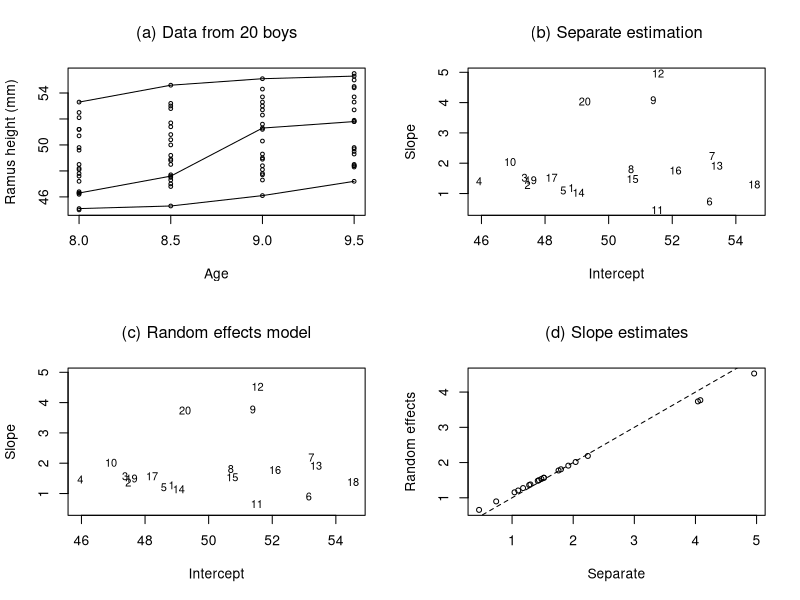

Generate this figure with R:
# Section 17.7: growth curve analysis

x<- matrix(scan('ramus.dat'),byrow=T,ncol=5)
  x<- x[,2:5]
  xm <- apply(x,1,mean)
  ord<- order(xm)   # order of the means
  n<- nrow(x)
age<- seq(8,by=.5,len=4)

par(mfrow=c(2,2))
plot(rep(age,rep(n,4)),c(x),type='n',xlab='Age',ylab='Ramus height (mm)')
  points(rep(age,rep(n,4)),c(x),cex=.6)
  for (i in c(1,n/2,n))
     {    lines(age,x[ord[i],])}
  title(expression('(a) Data from 20 boys'))

# starting values:
  slope<-NULL
  evar<- NULL
  for (i in 1:n){
    a<- lsfit((age-mean(age)),x[i,])
    slope<- rbind(slope,a$coef)
    evar<- c(evar,var(a$res))
  }
  s0<- var(slope[,1])
  s1<- var(slope[,2])
  se<- mean(evar)

# ................................................... fixed effects
plot(slope[,1],slope[,2],xlab='Intercept',ylab='Slope',
     type='n')
  text(slope[,1],slope[,2],1:n,cex=.8)
  title(expression('(b) Separate estimation'))


# assume that random b0 and b1 are independent
#   which makes sense if age is centered.
 age<- age-mean(age)
 y<- c(t(x))  # vectorized data **** by individuals  ****
 ni<- rep(4,n)
 N<- length(y)

# fixed effects:
 X <- rep(1,N); X<- cbind(X,rep(age,n))
 XX<- t(X) %*% X

# ...........................   randoms effects operators
  Z0y<- function(y,n){
         a<- matrix(y,nrow=n,byrow=T)
         asum<- a %*% rep(1,ncol(a))
         return(c(asum))
       }
  Z0b<- function(b,ni){
         a<- rep(b,ni)
         return(a)
        }

  Z1y<- function(age,y,n){
         a<- matrix(y,nrow=n,byrow=T)
         asum<- a %*% age
         return(c(asum))
       }
  Z1b<- function(age,b,ni){
         a<- rep(age,n)
         bb<- rep(b,ni)
         return(a*bb)
        }
 # Z1'Z1 = diag[a<-i], where a<-i=sum(age^2)
   age2<- sum(age^2)

# .............................   iterations:
  beta<- solve(XX,(t(X)%*%y))
  b0<- slope[,1] - beta[1]
  rb0<- range(slope[,1])
  rb1<- range(slope[,2])

# iterate

cat(0,'s0=',s0,'s1=',s1,'se=',se,'\n')
for (i in 1:10){
# update b1
  yc<- y-X%*%beta - Z0b(b0,ni)
  lambda1<- se/s1
  b1<- Z1y(age,yc,n)/(age2+lambda1)

# update beta
  yc <- y-Z0b(b0,ni) - Z1b(age,b1,ni)
  beta<- solve(XX,(t(X) %*% yc))

# update b0
  yc<- y-X%*%beta - Z1b(age,b1,ni)
  lambda0<- se/s0
  b0<- Z0y(yc,n)/(ni+lambda0)

# update: variance components
  err<- y-X%*%beta - Z0b(b0,ni) - Z1b(age,b1,ni)
  df0 <- sum(ni/(ni+lambda0))
  df1 <- n*age2/(age2+lambda1)  
  se<- sum(err^2)/(N-df0-df1)
  s0 <- 1/n*(sum(b0^2) + se*sum(1/(ni+lambda0)))
  s1 <- 1/n*(sum(b1^2) + se*sum(1/(age2+lambda1)))

cat(i,'s0=',s0,'s1=',s1,'se=',se,'\n')
}
plot((beta[1]+b0),(beta[2]+b1),xlab='Intercept',ylab='Slope',
     type='n',xlim=rb0,ylim=rb1)
text((beta[1]+b0),(beta[2]+b1),1:n,cex=.8)
title(expression('(c) Random effects model'))

plot(slope[,2],(beta[2]+b1),xlab='Separate',
     ylab='Random effects',type='n')
points(slope[,2],(beta[2]+b1),cex=.8)
abline(0,1,lty=2)
title(expression('(d) Slope estimates'))



# standard error for the fixed effects:X S^{-1}(X-Z bx)
Xerr<-NULL 
for (i in 1:ncol(X)){
  yc<- X[,i]
  b0<- Z0y(yc,n)/(ni+lambda0)
  b1<- Z1y(age,yc,n)/(age2+lambda1)
  xerr<- yc- Z0b(b0,ni) - Z1b(age,b1,ni)
  Xerr<- cbind(Xerr,xerr)
}
XVX <- t(X) %*%Xerr/se
varmat<- solve(XVX)
cat('betahat=',round(beta,4),'\n')
cat('std-err=',round(sqrt(diag(varmat)),4),'\n')
cat('\n')

# ........................   ignoring repeated measures:
reg<- lm(y~X[,2])
cat('.... ignoring repeated measures:\n')
print(summary(reg)$coef)
cat('\n')

# ........................   comparison: two-staged LS
beta2<- solve(XX,(t(X)%*%y))
err0<- y- X%*%beta2
  err0<- matrix(err0,ncol=4,byrow=T)
V<- var(err0)
XVX <- n*t(X[1:4,]) %*% solve(V) %*% X[1:4,]
XVy <- 0; for (i in 1:n){
           XVy <- XVy+ t(X[1:4,]) %*% solve(V) %*% x[i,]
         }
beta2<- solve(XVX,XVy)
var2<- solve(XVX)
cat('.... two-staged LS\n')
cat('betahat',round(beta2,4),'\n')
cat('std err=',round(sqrt(diag(var2)),4),'\n')
cat('\n')

cat('covariance matrix with no assumption=','\n')
  print(round(V,4))

# covariance matrix of the repeated measures: using random effects:
Vran<- diag(se,4) + s0 + s1*outer(age,age,'*')
  cat('covariance matrix using random effects=','\n')
  print(round(Vran,4))
